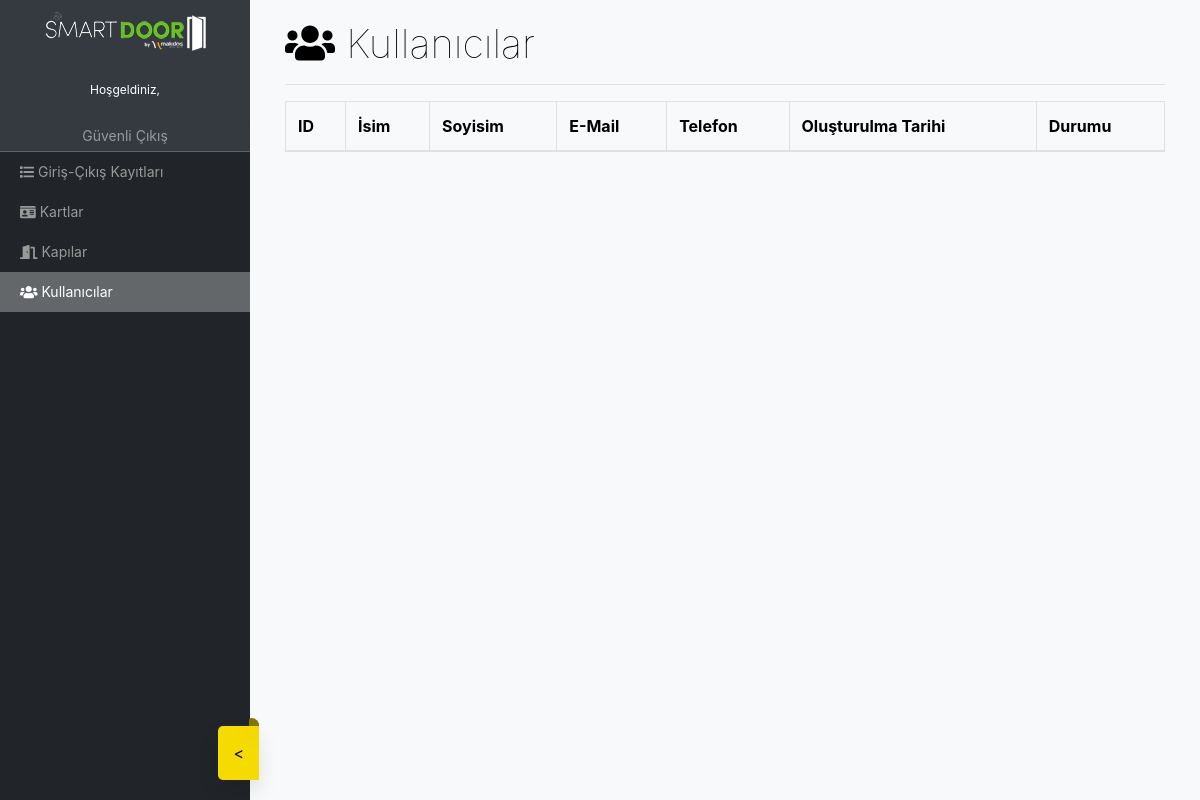
Before: /panel/personnels/ (signed in) with the older database file.
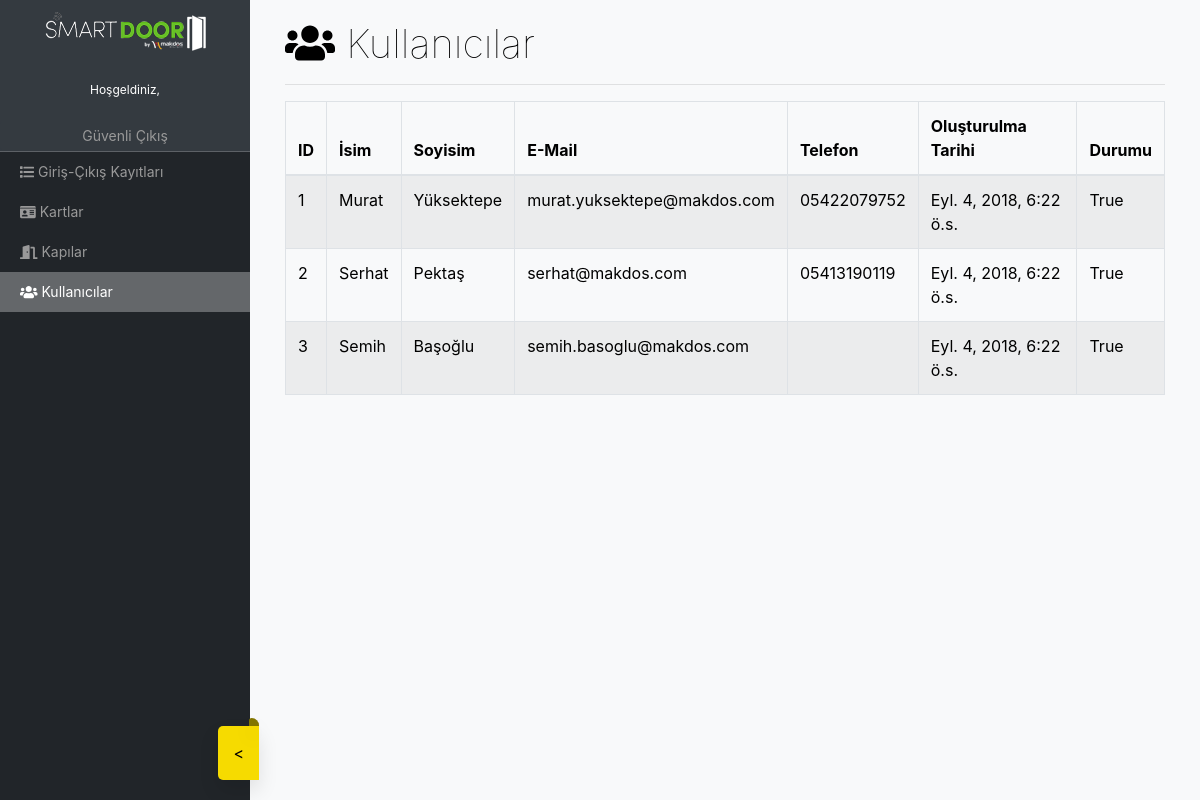
After: the same page with the newer database file.
### iot_smart_door/models.py (models this page shows, shortened)
class Personnels(models.Model):
    first_name = models.CharField(max_length=50, verbose_name="İsim", null=True)
    last_name = models.CharField(max_length=50, verbose_name="Soyisim", null=True)
    email = models.CharField(max_length=50, verbose_name="E-mail", null=True, blank=True)
    phone_number = models.CharField(max_length=50, verbose_name="Telefon Numarası", null=True, blank=True)
    is_visible = models.BooleanField(verbose_name="Aktif Mi?", default=True)
    create_at = models.DateTimeField(verbose_name="Oluşturulma Tarihi", auto_now_add=True)
    updated_at = models.DateTimeField(verbose_name="Güncellenme Tarihi", auto_now=True)
    class Meta:
        verbose_name = "Kullanıcı"
        verbose_name_plural = "02 - Kullanıcılar"

### iot_smart_door/views.py (the view)
# urls.py: path('panel/personnels/', panel_personnels),
@login_required
def panel_personnels(request):
    personnels = Personnels.objects.all()
    return render(request, 'panel/personnels.html', {'personnels': personnels})

### templates/panel/personnels.html (shortened to what this page needs)
{% extends "_panelbase.html" %}
{% load static %}
{% block main %}
    <h1 class="text-thin"><i class="fas fa-users"></i> Kullanıcılar</h1>
    <hr>
    <div class="table-responsive">
        <table id="cards" class="table table-striped table-bordered" style="width:100%">
            <thead>
            <tr>
                <th>ID</th>
                <th>İsim</th>
                <th>Soyisim</th>
                <th>E-Mail</th>
                <th>Telefon</th>
                <th>Oluşturulma Tarihi</th>
                <th>Durumu</th>
            </tr>
            </thead>
            <tbody>
            {% for personnel in personnels %}
                <tr>
                    <td>{{ personnel.id }}</td>
                    <td>{{ personnel.first_name }}</td>
                    <td>{{ personnel.last_name }}</td>
                    <td>
                        {% if personnel.email %}
                            {{ personnel.email }}
                        {% endif %}
                    </td>
                    <td>
                        {% if personnel.phone_number %}
                            {{ personnel.phone_number }}
                        {% endif %}
                    </td>
                    <td>{{ personnel.create_at }}</td>
                    <td>{{ personnel.is_visible }}</td>
                </tr>
            {% endfor %}
            </tbody>
        </table>
    </div>
{% endblock %}

Changed rows visible on the page:
added Personnels: id "1", first_name "Murat", last_name "Yüksektepe", email "murat.yuksektepe@makdos.com", phone_number "05422079752", create_at "Eyl. 4, 2018, 6:22 ö.s.", is_visible "True"
added Personnels: id "2", first_name "Serhat", last_name "Pektaş", email "serhat@makdos.com", phone_number "05413190119", create_at "Eyl. 4, 2018, 6:22 ö.s.", is_visible "True"
added Personnels: id "3", first_name "Semih", last_name "Başoğlu", email "semih.basoglu@makdos.com", create_at "Eyl. 4, 2018, 6:22 ö.s.", is_visible "True"
